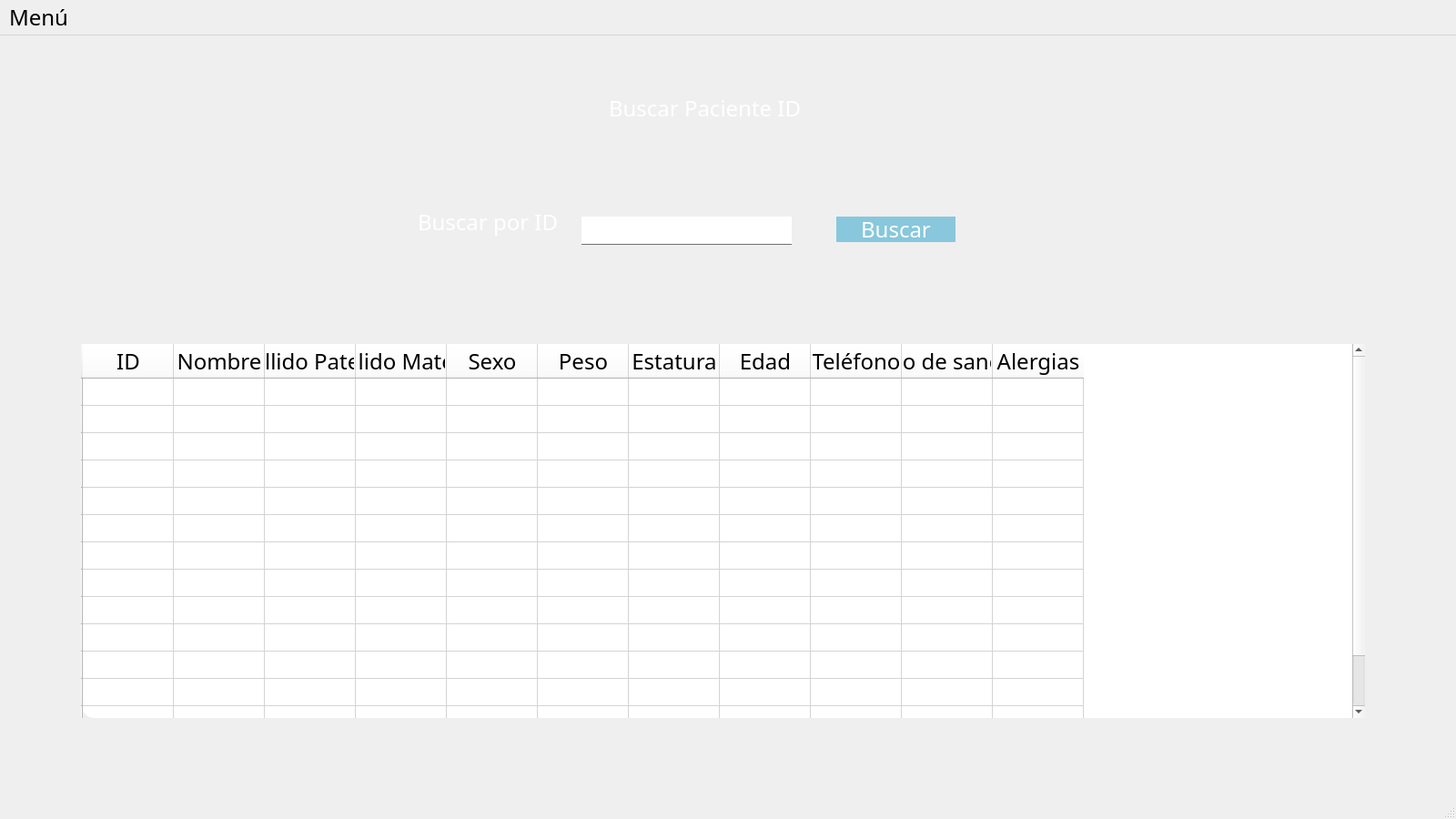
<?xml version="1.0" encoding="UTF-8"?>
<ui version="4.0">
 <class>BuscarPacienteId</class>
 <widget class="QMainWindow" name="BuscarPacienteId">
  <property name="geometry">
   <rect>
    <x>0</x>
    <y>0</y>
    <width>1600</width>
    <height>900</height>
   </rect>
  </property>
  <property name="minimumSize">
   <size>
    <width>1600</width>
    <height>900</height>
   </size>
  </property>
  <property name="maximumSize">
   <size>
    <width>1920</width>
    <height>1080</height>
   </size>
  </property>
  <property name="windowTitle">
   <string>Buscar paciente ID</string>
  </property>
  <property name="styleSheet">
   <string notr="true">*{
    font-family:century gothic;
    font-size:24px;
}

QWidget{
    background-image: url(:/prefijoNuevo/paisaje-cultura-sostenibilidad.jpg);
}

QFrame{
    background:rgba(0/0/0/0.8);
    border-radius:15px;
}

QPushButton{
    background:#88c7dc;
    color:white;
    border-radius:15px;
}

QPushButton:hover{
    color:#333;
    border-radius:15px;
    background:#49ebff;
}

QToolButton{
    background:red;
    border-radius:60px;

}

QLabel{
    color:white;
    background:transparent;
}

QLineEdit{
    background:transparent;
    border:none;
    color:#717072;
    border-bottom:1px solid #717072;
}</string>
  </property>
  <widget class="QWidget" name="centralwidget">
   <widget class="QFrame" name="frame">
    <property name="geometry">
     <rect>
      <x>39</x>
      <y>29</y>
      <width>1511</width>
      <height>801</height>
     </rect>
    </property>
    <property name="frameShape">
     <enum>QFrame::StyledPanel</enum>
    </property>
    <property name="frameShadow">
     <enum>QFrame::Raised</enum>
    </property>
    <widget class="QLabel" name="label">
     <property name="geometry">
      <rect>
       <x>630</x>
       <y>30</y>
       <width>231</width>
       <height>41</height>
      </rect>
     </property>
     <property name="text">
      <string>Buscar Paciente ID</string>
     </property>
    </widget>
    <widget class="QTableWidget" name="tableWidget">
     <property name="geometry">
      <rect>
       <x>50</x>
       <y>310</y>
       <width>1411</width>
       <height>411</height>
      </rect>
     </property>
     <property name="styleSheet">
      <string notr="true">color: rgb(0, 0, 0);
font: 10pt &quot;MS Shell Dlg 2&quot;;
background-color: rgb(255, 255, 255);</string>
     </property>
     <row>
      <property name="text">
       <string/>
      </property>
     </row>
     <row>
      <property name="text">
       <string/>
      </property>
     </row>
     <row>
      <property name="text">
       <string/>
      </property>
     </row>
     <row>
      <property name="text">
       <string/>
      </property>
     </row>
     <row>
      <property name="text">
       <string/>
      </property>
     </row>
     <row>
      <property name="text">
       <string/>
      </property>
     </row>
     <row>
      <property name="text">
       <string/>
      </property>
     </row>
     <row>
      <property name="text">
       <string/>
      </property>
     </row>
     <row>
      <property name="text">
       <string/>
      </property>
     </row>
     <row>
      <property name="text">
       <string/>
      </property>
     </row>
     <row>
      <property name="text">
       <string/>
      </property>
     </row>
     <row>
      <property name="text">
       <string/>
      </property>
     </row>
     <row>
      <property name="text">
       <string/>
      </property>
     </row>
     <row>
      <property name="text">
       <string/>
      </property>
     </row>
     <column>
      <property name="text">
       <string>ID</string>
      </property>
     </column>
     <column>
      <property name="text">
       <string>Nombre</string>
      </property>
     </column>
     <column>
      <property name="text">
       <string>Apellido Paterno</string>
      </property>
     </column>
     <column>
      <property name="text">
       <string>Apellido Materno</string>
      </property>
     </column>
     <column>
      <property name="text">
       <string>Sexo</string>
      </property>
     </column>
     <column>
      <property name="text">
       <string>Peso</string>
      </property>
     </column>
     <column>
      <property name="text">
       <string>Estatura</string>
      </property>
     </column>
     <column>
      <property name="text">
       <string>Edad</string>
      </property>
     </column>
     <column>
      <property name="text">
       <string>Teléfono</string>
      </property>
     </column>
     <column>
      <property name="text">
       <string>Tipo de sangre</string>
      </property>
     </column>
     <column>
      <property name="text">
       <string>Alergias</string>
      </property>
     </column>
    </widget>
    <widget class="QLabel" name="label_2">
     <property name="geometry">
      <rect>
       <x>420</x>
       <y>160</y>
       <width>161</width>
       <height>31</height>
      </rect>
     </property>
     <property name="text">
      <string>Buscar por ID</string>
     </property>
    </widget>
    <widget class="QLineEdit" name="inputId">
     <property name="geometry">
      <rect>
       <x>600</x>
       <y>170</y>
       <width>231</width>
       <height>31</height>
      </rect>
     </property>
     <property name="styleSheet">
      <string notr="true">background-color: rgb(255, 255, 255);</string>
     </property>
    </widget>
    <widget class="QPushButton" name="buscarId">
     <property name="geometry">
      <rect>
       <x>880</x>
       <y>170</y>
       <width>131</width>
       <height>28</height>
      </rect>
     </property>
     <property name="text">
      <string>Buscar</string>
     </property>
    </widget>
   </widget>
  </widget>
  <widget class="QMenuBar" name="menubar">
   <property name="geometry">
    <rect>
     <x>0</x>
     <y>0</y>
     <width>1600</width>
     <height>36</height>
    </rect>
   </property>
   <widget class="QMenu" name="menuMen">
    <property name="title">
     <string>Menú</string>
    </property>
    <addaction name="separator"/>
    <addaction name="actionRegreaar"/>
   </widget>
   <addaction name="menuMen"/>
  </widget>
  <widget class="QStatusBar" name="statusbar"/>
  <action name="actionRegreaar">
   <property name="text">
    <string>Regresar</string>
   </property>
  </action>
 </widget>
 <resources>
  <include location="../Imagenes/Imagen.qrc"/>
 </resources>
 <connections/>
</ui>
